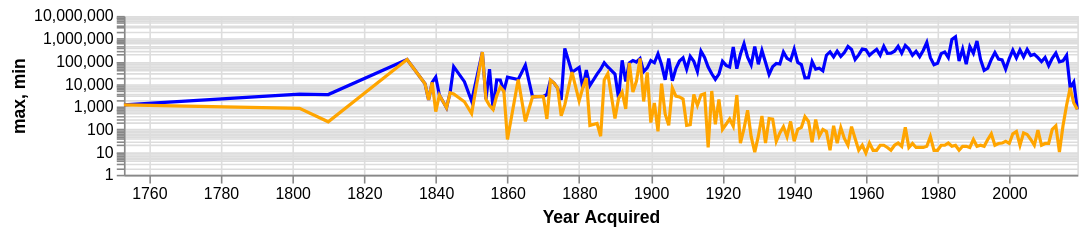

Notebook code cell kept with this figure:
### Code cell
lines = alt.Chart(stats.reset_index()).mark_line().encode(
    alt.X('Year Acquired:T'), # can use T because have reformated index
).properties(
    width=600,
    height=100
)
# add layers of min & max of lines
lines = alt.layer(
    lines.mark_line(color='blue').encode(
        #y='max:Q'
        alt.Y('max:Q', scale=alt.Scale(type='log'))
    ), 
    lines.mark_line(color='orange').encode(
        #y='min:Q'
        alt.Y('min:Q', scale=alt.Scale(type='log'))
    )
)
lines

### Figure 1 — Vega-Lite specification as saved in the notebook (floating-point values rounded to 4 significant figures; data arrays with more than 128 entries replaced by an {"elided": "..."} marker saying what was removed)
{"config": {"view": {"continuousWidth": 300, "continuousHeight": 300}}, "layer": [{"mark": {"type": "line", "color": "blue"}, "encoding": {"x": {"field": "Year Acquired", "type": "temporal"}, "y": {"field": "max", "scale": {"type": "log"}, "type": "quantitative"}}}, {"mark": {"type": "line", "color": "orange"}, "encoding": {"x": {"field": "Year Acquired", "type": "temporal"}, "y": {"field": "min", "scale": {"type": "log"}, "type": "quantitative"}}}], "data": {"name": "data-84befe598698d4eeacb5f9a66e5bd507"}, "height": 100, "width": 600, "$schema": "https://vega.github.io/schema/vega-lite/v5.20.1.json", "datasets": {"data-84befe598698d4eeacb5f9a66e5bd507": {"elided": "171 records"}}}
